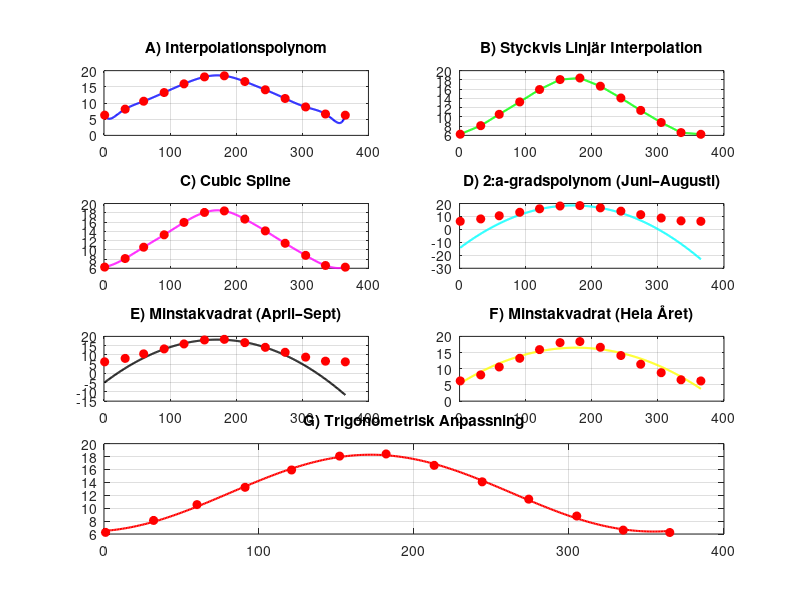

Source code (MATLAB): (Note: this script raises an error after producing the figure.)
clc; clearvars; close all;

% Data
x = [1, 32, 60, 91, 121, 152, 182, 213, 244, 274, 305, 335, 365]; % Dagar på året
timmar = [6, 8, 10, 13, 15, 18, 18, 16, 14, 11, 8, 6, 6];
minuter = [15, 6, 33, 14, 55, 4, 24, 38, 5, 24, 47, 36, 14];

% Konvertera till decimaltimmar
y = timmar + minuter/60;

% Finare grid för hela året
x_fine = 1:1:365;


%Subplot för jämförelse
figure('Position', [100, 100, 1200, 800]);

%% A) Interpolationspolynom
subplot(4,2,1);
coeff_A = polyfit(x, y, length(x)-1); % Grad 12-polynom
y_A = polyval(coeff_A, x_fine);
plot(x_fine, y_A, 'b-', 'LineWidth', 1.5); hold on;
plot(x, y, 'ro', 'MarkerFaceColor', 'r');
title('A) Interpolationspolynom');
grid on;

%% B) Styckvis linjär interpolation
subplot(4,2,2);
y_B = interp1(x, y, x_fine, 'linear');
plot(x_fine, y_B, 'g-', 'LineWidth', 1.5); hold on;
plot(x, y, 'ro', 'MarkerFaceColor', 'r');
title('B) Styckvis Linjär Interpolation');
grid on;

%% C) Splines-approximation
subplot(4,2,3);
y_C = spline(x, y, x_fine);
plot(x_fine, y_C, 'm-', 'LineWidth', 1.5); hold on;
plot(x, y, 'ro', 'MarkerFaceColor', 'r');
title('C) Cubic Spline');
grid on;

%% D) Andragradspolynom (1 juni till 1 augusti)
subplot(4,2,4);
idx_D = find(x >= 152 & x <= 213); % Juni-Augusti
coeff_D = polyfit(x(idx_D), y(idx_D), 2);
y_D = polyval(coeff_D, x_fine);
plot(x_fine, y_D, 'c-', 'LineWidth', 1.5); hold on;
plot(x, y, 'ro', 'MarkerFaceColor', 'r');
title('D) 2:a-gradspolynom (Juni–Augusti)');
grid on;

%% E) Minstakvadratanpassat 2:a-gradspolynom (April–September)
subplot(4,2,5);
idx_E = find(x >= 91 & x <= 244); % April–September
coeff_E = polyfit(x(idx_E), y(idx_E), 2);
y_E = polyval(coeff_E, x_fine);
plot(x_fine, y_E, 'k-', 'LineWidth', 1.5); hold on;
plot(x, y, 'ro', 'MarkerFaceColor', 'r');
title('E) Minstakvadrat (April–Sept)');
grid on;

%% F) Minstakvadratanpassat 2:a-gradspolynom (Hela året)
subplot(4,2,6);
coeff_F = polyfit(x, y, 2);
y_F = polyval(coeff_F, x_fine);
plot(x_fine, y_F, 'y-', 'LineWidth', 1.5); hold on;
plot(x, y, 'ro', 'MarkerFaceColor', 'r');
title('F) Minstakvadrat (Hela Året)');
grid on;

%% G) Trigonometrisk Anpassning (cos & sin)
subplot(4,2,[7,8]);
w = 2*pi/365;
X_G = [ones(length(x),1), cos(w*x(:)), sin(w*x(:))];
c_G = X_G \ y(:); % Minstakvadratanpassning
y_G = c_G(1) + c_G(2)*cos(w*x_fine) + c_G(3)*sin(w*x_fine);
plot(x_fine, y_G, 'r-', 'LineWidth', 1.5); hold on;
plot(x, y, 'ro', 'MarkerFaceColor', 'r');
title('G) Trigonometrisk Anpassning');
grid on;

% Gemensamma etiketter
sgtitle('Anpassning av Soltimmar i Stockholm (A–G)', 'FontSize', 14);

%% 🔍 Hitta årets längsta dag för alla metoder
[max_A, idx_A] = max(y_A);
[max_B, idx_B] = max(y_B);
[max_C, idx_C] = max(y_C);
[max_D, idx_D_max] = max(y_D);
[max_E, idx_E_max] = max(y_E);
[max_F, idx_F_max] = max(y_F);
[max_G, idx_G] = max(y_G);

% Resultattabell
fprintf('--- Årets Längsta Dag (Max Soltimmar) ---\n');
fprintf('A) Dag %d, %.2f timmar\n', x_fine(idx_A), max_A);
fprintf('B) Dag %d, %.2f timmar\n', x_fine(idx_B), max_B);
fprintf('C) Dag %d, %.2f timmar\n', x_fine(idx_C), max_C);
fprintf('D) Dag %d, %.2f timmar\n', x_fine(idx_D_max), max_D);
fprintf('E) Dag %d, %.2f timmar\n', x_fine(idx_E_max), max_E);
fprintf('F) Dag %d, %.2f timmar\n', x_fine(idx_F_max), max_F);
fprintf('G) Dag %d, %.2f timmar\n', x_fine(idx_G), max_G);

julafton = 358;

% Beräkna soltiden för varje metod
soltid_A = polyval(coeff_A, julafton);
soltid_B = interp1(x, y, julafton, 'linear');
soltid_C = spline(x, y, julafton);
soltid_D = polyval(coeff_D, julafton);
soltid_E = polyval(coeff_E, julafton);
soltid_F = polyval(coeff_F, julafton);
soltid_G = c_G(1) + c_G(2)*cos(w*julafton) + c_G(3)*sin(w*julafton);

% Resultattabell
fprintf('--- Soltid på Julafton (24 december, dag 358) ---\n');
fprintf('A) %.2f timmar\n', soltid_A);
fprintf('B) %.2f timmar\n', soltid_B);
fprintf('C) %.2f timmar\n', soltid_C);
fprintf('D) %.2f timmar\n', soltid_D);
fprintf('E) %.2f timmar\n', soltid_E);
fprintf('F) %.2f timmar\n', soltid_F);
fprintf('G) %.2f timmar\n', soltid_G);
